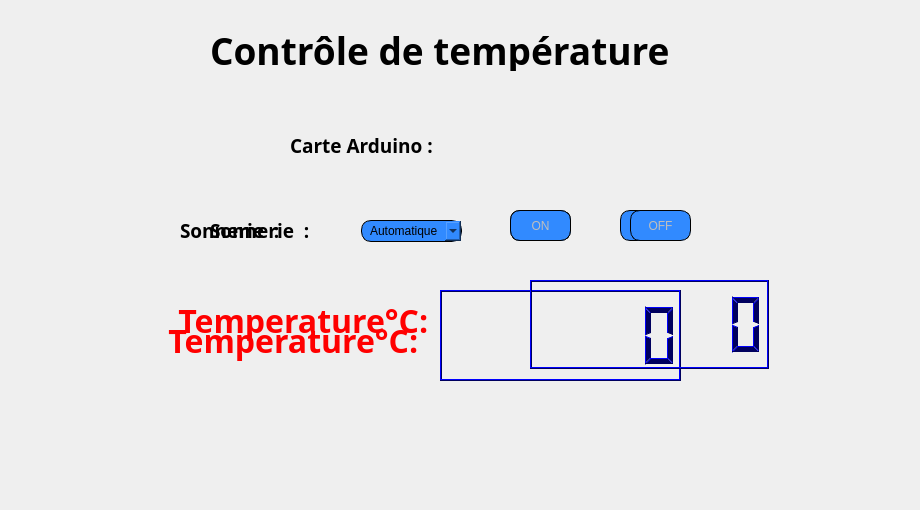
     <widget class="QWidget" name="tab_16">
      <attribute name="icon">
       <iconset resource="projet.qrc">
        <normaloff>:/images/temperature.png</normaloff>:/images/temperature.png</iconset>
      </attribute>
      <attribute name="title">
       <string>Contrôle de température</string>
      </attribute>
      <widget class="QPushButton" name="buttonon_2">
       <property name="enabled">
        <bool>false</bool>
       </property>
       <property name="geometry">
        <rect>
         <x>510</x>
         <y>210</y>
         <width>61</width>
         <height>31</height>
        </rect>
       </property>
       <property name="styleSheet">
        <string notr="true">	border: 1px solid black;
border-radius: 10px;
padding: 0 8px;
background: #318aff;
font: bold, &quot;Arial&quot;;;
text-align:center;</string>
       </property>
       <property name="text">
        <string>ON</string>
       </property>
      </widget>
      <widget class="QLabel" name="temp_label_4">
       <property name="geometry">
        <rect>
         <x>210</x>
         <y>210</y>
         <width>111</width>
         <height>41</height>
        </rect>
       </property>
       <property name="font">
        <font>
         <family>Trebuchet MS</family>
         <pointsize>14</pointsize>
         <weight>75</weight>
         <bold>true</bold>
        </font>
       </property>
       <property name="text">
        <string>Sonnerie  :</string>
       </property>
      </widget>
      <widget class="QWidget" name="layoutWidget_3">
       <property name="geometry">
        <rect>
         <x>440</x>
         <y>290</y>
         <width>241</width>
         <height>91</height>
        </rect>
       </property>
       <layout class="QHBoxLayout" name="horizontalLayout_2">
        <item>
         <widget class="QLCDNumber" name="temp_lcdNumber_2">
          <property name="palette">
           <palette>
            <active>
             <colorrole role="WindowText">
              <brush brushstyle="SolidPattern">
               <color alpha="255">
                <red>0</red>
                <green>0</green>
                <blue>94</blue>
               </color>
              </brush>
             </colorrole>
             <colorrole role="Button">
              <brush brushstyle="SolidPattern">
               <color alpha="255">
                <red>110</red>
                <green>165</green>
                <blue>165</blue>
               </color>
              </brush>
             </colorrole>
             <colorrole role="Light">
              <brush brushstyle="SolidPattern">
               <color alpha="255">
                <red>0</red>
                <green>0</green>
                <blue>255</blue>
               </color>
              </brush>
             </colorrole>
             <colorrole role="Dark">
              <brush brushstyle="SolidPattern">
               <color alpha="255">
                <red>0</red>
                <green>0</green>
                <blue>94</blue>
               </color>
              </brush>
             </colorrole>
             <colorrole role="Text">
              <brush brushstyle="SolidPattern">
               <color alpha="255">
                <red>60</red>
                <green>60</green>
                <blue>60</blue>
               </color>
              </brush>
             </colorrole>
             <colorrole role="ButtonText">
              <brush brushstyle="SolidPattern">
               <color alpha="255">
                <red>76</red>
                <green>76</green>
                <blue>76</blue>
               </color>
              </brush>
             </colorrole>
             <colorrole role="Base">
              <brush brushstyle="SolidPattern">
               <color alpha="255">
                <red>110</red>
                <green>165</green>
                <blue>165</blue>
               </color>
              </brush>
             </colorrole>
             <colorrole role="Window">
              <brush brushstyle="SolidPattern">
               <color alpha="255">
                <red>110</red>
                <green>165</green>
                <blue>165</blue>
               </color>
              </brush>
             </colorrole>
             <colorrole role="PlaceholderText">
              <brush brushstyle="NoBrush">
               <color alpha="128">
                <red>60</red>
                <green>60</green>
                <blue>60</blue>
               </color>
              </brush>
             </colorrole>
            </active>
            <inactive>
             <colorrole role="WindowText">
              <brush brushstyle="SolidPattern">
               <color alpha="255">
                <red>0</red>
                <green>0</green>
                <blue>94</blue>
               </color>
              </brush>
             </colorrole>
             <colorrole role="Button">
              <brush brushstyle="SolidPattern">
               <color alpha="255">
                <red>110</red>
                <green>165</green>
                <blue>165</blue>
               </color>
              </brush>
             </colorrole>
             <colorrole role="Light">
              <brush brushstyle="SolidPattern">
               <color alpha="255">
                <red>0</red>
                <green>0</green>
                <blue>255</blue>
               </color>
              </brush>
             </colorrole>
             <colorrole role="Dark">
              <brush brushstyle="SolidPattern">
               <color alpha="255">
                <red>0</red>
                <green>0</green>
                <blue>94</blue>
               </color>
              </brush>
             </colorrole>
             <colorrole role="Text">
              <brush brushstyle="SolidPattern">
               <color alpha="255">
                <red>60</red>
                <green>60</green>
                <blue>60</blue>
               </color>
              </brush>
             </colorrole>
             <colorrole role="ButtonText">
              <brush brushstyle="SolidPattern">
               <color alpha="255">
                <red>76</red>
                <green>76</green>
                <blue>76</blue>
               </color>
              </brush>
             </colorrole>
             <colorrole role="Base">
              <brush brushstyle="SolidPattern">
               <color alpha="255">
                <red>110</red>
                <green>165</green>
                <blue>165</blue>
               </color>
              </brush>
             </colorrole>
             <colorrole role="Window">
              <brush brushstyle="SolidPattern">
               <color alpha="255">
                <red>110</red>
                <green>165</green>
                <blue>165</blue>
               </color>
              </brush>
             </colorrole>
             <colorrole role="PlaceholderText">
              <brush brushstyle="NoBrush">
               <color alpha="128">
                <red>60</red>
                <green>60</green>
                <blue>60</blue>
               </color>
              </brush>
             </colorrole>
            </inactive>
            <disabled>
             <colorrole role="WindowText">
              <brush brushstyle="SolidPattern">
               <color alpha="255">
                <red>0</red>
                <green>0</green>
                <blue>94</blue>
               </color>
              </brush>
             </colorrole>
             <colorrole role="Button">
              <brush brushstyle="SolidPattern">
               <color alpha="255">
                <red>110</red>
                <green>165</green>
                <blue>165</blue>
               </color>
              </brush>
             </colorrole>
             <colorrole role="Light">
              <brush brushstyle="SolidPattern">
               <color alpha="255">
                <red>0</red>
                <green>0</green>
                <blue>255</blue>
               </color>
              </brush>
             </colorrole>
             <colorrole role="Dark">
              <brush brushstyle="SolidPattern">
               <color alpha="255">
                <red>0</red>
                <green>0</green>
                <blue>94</blue>
               </color>
              </brush>
             </colorrole>
             <colorrole role="Text">
              <brush brushstyle="SolidPattern">
               <color alpha="255">
                <red>0</red>
                <green>0</green>
                <blue>94</blue>
               </color>
              </brush>
             </colorrole>
             <colorrole role="ButtonText">
              <brush brushstyle="SolidPattern">
               <color alpha="255">
                <red>0</red>
                <green>0</green>
                <blue>94</blue>
               </color>
              </brush>
             </colorrole>
             <colorrole role="Base">
              <brush brushstyle="SolidPattern">
               <color alpha="255">
                <red>110</red>
                <green>165</green>
                <blue>165</blue>
               </color>
              </brush>
             </colorrole>
             <colorrole role="Window">
              <brush brushstyle="SolidPattern">
               <color alpha="255">
                <red>110</red>
                <green>165</green>
                <blue>165</blue>
               </color>
              </brush>
             </colorrole>
             <colorrole role="PlaceholderText">
              <brush brushstyle="NoBrush">
               <color alpha="128">
                <red>60</red>
                <green>60</green>
                <blue>60</blue>
               </color>
              </brush>
             </colorrole>
            </disabled>
           </palette>
          </property>
          <property name="styleSheet">
           <string notr="true"/>
          </property>
          <property name="digitCount">
           <number>7</number>
          </property>
         </widget>
        </item>
       </layout>
      </widget>
      <widget class="QLabel" name="label_alert">
       <property name="geometry">
        <rect>
         <x>210</x>
         <y>390</y>
         <width>491</width>
         <height>51</height>
        </rect>
       </property>
       <property name="font">
        <font>
         <pointsize>26</pointsize>
         <weight>75</weight>
         <bold>true</bold>
        </font>
       </property>
       <property name="styleSheet">
        <string notr="true">color:RED;</string>
       </property>
       <property name="text">
        <string/>
       </property>
      </widget>
      <widget class="QLabel" name="temp_label_5">
       <property name="geometry">
        <rect>
         <x>160</x>
         <y>310</y>
         <width>261</width>
         <height>61</height>
        </rect>
       </property>
       <property name="font">
        <font>
         <family>Trebuchet MS</family>
         <pointsize>24</pointsize>
         <weight>75</weight>
         <bold>true</bold>
         <underline>false</underline>
        </font>
       </property>
       <property name="styleSheet">
        <string notr="true">color: rgb(255, 0, 0);</string>
       </property>
       <property name="text">
        <string> Temperature°C:</string>
       </property>
       <property name="textFormat">
        <enum>Qt::AutoText</enum>
       </property>
      </widget>
      <widget class="QPushButton" name="buttonoff_2">
       <property name="enabled">
        <bool>false</bool>
       </property>
       <property name="geometry">
        <rect>
         <x>620</x>
         <y>210</y>
         <width>61</width>
         <height>31</height>
        </rect>
       </property>
       <property name="styleSheet">
        <string notr="true">	border: 1px solid black;
border-radius: 10px;
padding: 0 8px;
background: #318aff;
font: bold, &quot;Arial&quot;;;
text-align:center;</string>
       </property>
       <property name="text">
        <string>OFF</string>
       </property>
      </widget>
      <widget class="QLabel" name="label_controle_temp">
       <property name="geometry">
        <rect>
         <x>210</x>
         <y>30</y>
         <width>551</width>
         <height>41</height>
        </rect>
       </property>
       <property name="font">
        <font>
         <family>Trebuchet MS</family>
         <pointsize>28</pointsize>
         <weight>75</weight>
         <bold>true</bold>
        </font>
       </property>
       <property name="text">
        <string>Contrôle de température</string>
       </property>
       <property name="textFormat">
        <enum>Qt::AutoText</enum>
       </property>
      </widget>
      <widget class="QLabel" name="label_temp">
       <property name="geometry">
        <rect>
         <x>150</x>
         <y>80</y>
         <width>711</width>
         <height>391</height>
        </rect>
       </property>
       <property name="text">
        <string/>
       </property>
       <property name="pixmap">
        <pixmap resource="projet.qrc">:/images/imf.jpg</pixmap>
       </property>
      </widget>
      <widget class="QLabel" name="label_historrys">
       <property name="geometry">
        <rect>
         <x>0</x>
         <y>0</y>
         <width>911</width>
         <height>501</height>
        </rect>
       </property>
       <property name="text">
        <string/>
       </property>
       <property name="pixmap">
        <pixmap resource="projet.qrc">:/images/haya.png</pixmap>
       </property>
      </widget>
      <widget class="QLabel" name="temp_label_7">
       <property name="geometry">
        <rect>
         <x>290</x>
         <y>120</y>
         <width>151</width>
         <height>51</height>
        </rect>
       </property>
       <property name="font">
        <font>
         <family>Trebuchet MS</family>
         <pointsize>14</pointsize>
         <weight>75</weight>
         <bold>true</bold>
        </font>
       </property>
       <property name="text">
        <string>Carte Arduino :</string>
       </property>
      </widget>
      <widget class="QLabel" name="label_connect">
       <property name="geometry">
        <rect>
         <x>470</x>
         <y>120</y>
         <width>71</width>
         <height>41</height>
        </rect>
       </property>
       <property name="text">
        <string/>
       </property>
       <property name="pixmap">
        <pixmap resource="projet.qrc">:/images/usb.png</pixmap>
       </property>
       <property name="scaledContents">
        <bool>true</bool>
       </property>
      </widget>
      <widget class="QComboBox" name="combotype">
       <property name="geometry">
        <rect>
         <x>361</x>
         <y>220</y>
         <width>101</width>
         <height>22</height>
        </rect>
       </property>
       <property name="styleSheet">
        <string notr="true">	border: 1px solid black;
border-radius: 10px;
padding: 0 8px;
background: #318aff;
font: bold, &quot;Arial&quot;;;
text-align:center;</string>
       </property>
       <item>
        <property name="text">
         <string>Automatique</string>
        </property>
       </item>
       <item>
        <property name="text">
         <string>Manuelle</string>
        </property>
       </item>
      </widget>
      <widget class="QLabel" name="label_alert_3">
       <property name="geometry">
        <rect>
         <x>730</x>
         <y>400</y>
         <width>61</width>
         <height>51</height>
        </rect>
       </property>
       <property name="text">
        <string/>
       </property>
       <property name="pixmap">
        <pixmap resource="projet.qrc">:/images/thermometerr.png</pixmap>
       </property>
       <property name="scaledContents">
        <bool>true</bool>
       </property>
      </widget>
      <widget class="QLabel" name="label_etat_son">
       <property name="geometry">
        <rect>
         <x>760</x>
         <y>200</y>
         <width>51</width>
         <height>51</height>
        </rect>
       </property>
       <property name="text">
        <string/>
       </property>
       <property name="pixmap">
        <pixmap resource="projet.qrc">:/images/mute.png</pixmap>
       </property>
       <property name="scaledContents">
        <bool>true</bool>
       </property>
      </widget>
      <widget class="QLabel" name="label_141">
       <property name="geometry">
        <rect>
         <x>170</x>
         <y>120</y>
         <width>101</width>
         <height>51</height>
        </rect>
       </property>
       <property name="text">
        <string/>
       </property>
       <property name="pixmap">
        <pixmap resource="projet.qrc">:/images/arduino.png</pixmap>
       </property>
       <property name="scaledContents">
        <bool>true</bool>
       </property>
      </widget>
      <widget class="QPushButton" name="buttonon_son">
       <property name="enabled">
        <bool>false</bool>
       </property>
       <property name="geometry">
        <rect>
         <x>510</x>
         <y>210</y>
         <width>61</width>
         <height>31</height>
        </rect>
       </property>
       <property name="styleSheet">
        <string notr="true">	border: 1px solid black;
border-radius: 10px;
padding: 0 8px;
background: #318aff;
font: bold, &quot;Arial&quot;;;
text-align:center;</string>
       </property>
       <property name="text">
        <string>ON</string>
       </property>
      </widget>
      <widget class="QLabel" name="temp_label_6">
       <property name="geometry">
        <rect>
         <x>170</x>
         <y>290</y>
         <width>321</width>
         <height>61</height>
        </rect>
       </property>
       <property name="font">
        <font>
         <family>Trebuchet MS</family>
         <pointsize>24</pointsize>
         <weight>75</weight>
         <bold>true</bold>
         <underline>false</underline>
        </font>
       </property>
       <property name="styleSheet">
        <string notr="true">color: rgb(255, 0, 0);</string>
       </property>
       <property name="text">
        <string> Temperature°C:</string>
       </property>
       <property name="textFormat">
        <enum>Qt::AutoText</enum>
       </property>
      </widget>
      <widget class="QLabel" name="temp_label_8">
       <property name="geometry">
        <rect>
         <x>180</x>
         <y>210</y>
         <width>111</width>
         <height>41</height>
        </rect>
       </property>
       <property name="font">
        <font>
         <family>Trebuchet MS</family>
         <pointsize>14</pointsize>
         <weight>75</weight>
         <bold>true</bold>
        </font>
       </property>
       <property name="text">
        <string>Sonnerie  :</string>
       </property>
      </widget>
      <widget class="QPushButton" name="buttonoff_son">
       <property name="enabled">
        <bool>false</bool>
       </property>
       <property name="geometry">
        <rect>
         <x>630</x>
         <y>210</y>
         <width>61</width>
         <height>31</height>
        </rect>
       </property>
       <property name="styleSheet">
        <string notr="true">	border: 1px solid black;
border-radius: 10px;
padding: 0 8px;
background: #318aff;
font: bold, &quot;Arial&quot;;;
text-align:center;</string>
       </property>
       <property name="text">
        <string>OFF</string>
       </property>
      </widget>
      <widget class="QLabel" name="label_alert_temp">
       <property name="geometry">
        <rect>
         <x>780</x>
         <y>400</y>
         <width>61</width>
         <height>51</height>
        </rect>
       </property>
       <property name="text">
        <string/>
       </property>
       <property name="pixmap">
        <pixmap resource="projet.qrc">:/images/thermometerr.png</pixmap>
       </property>
       <property name="scaledContents">
        <bool>true</bool>
       </property>
      </widget>
      <widget class="QLabel" name="label_144">
       <property name="geometry">
        <rect>
         <x>170</x>
         <y>120</y>
         <width>101</width>
         <height>51</height>
        </rect>
       </property>
       <property name="text">
        <string/>
       </property>
       <property name="pixmap">
        <pixmap resource="projet.qrc">:/images/arduino.png</pixmap>
       </property>
       <property name="scaledContents">
        <bool>true</bool>
       </property>
      </widget>
      <widget class="QLCDNumber" name="afficheur_temp">
       <property name="geometry">
        <rect>
         <x>530</x>
         <y>280</y>
         <width>239</width>
         <height>89</height>
        </rect>
       </property>
       <property name="palette">
        <palette>
         <active>
          <colorrole role="WindowText">
           <brush brushstyle="SolidPattern">
            <color alpha="255">
             <red>0</red>
             <green>0</green>
             <blue>94</blue>
            </color>
           </brush>
          </colorrole>
          <colorrole role="Button">
           <brush brushstyle="SolidPattern">
            <color alpha="255">
             <red>110</red>
             <green>165</green>
             <blue>165</blue>
            </color>
           </brush>
          </colorrole>
          <colorrole role="Light">
           <brush brushstyle="SolidPattern">
            <color alpha="255">
             <red>0</red>
             <green>0</green>
             <blue>255</blue>
            </color>
           </brush>
          </colorrole>
          <colorrole role="Dark">
           <brush brushstyle="SolidPattern">
            <color alpha="255">
             <red>0</red>
             <green>0</green>
             <blue>94</blue>
            </color>
           </brush>
          </colorrole>
          <colorrole role="Text">
           <brush brushstyle="SolidPattern">
            <color alpha="255">
             <red>60</red>
             <green>60</green>
             <blue>60</blue>
            </color>
           </brush>
          </colorrole>
          <colorrole role="ButtonText">
           <brush brushstyle="SolidPattern">
            <color alpha="255">
             <red>76</red>
             <green>76</green>
             <blue>76</blue>
            </color>
           </brush>
          </colorrole>
          <colorrole role="Base">
           <brush brushstyle="SolidPattern">
            <color alpha="255">
             <red>110</red>
             <green>165</green>
             <blue>165</blue>
            </color>
           </brush>
          </colorrole>
          <colorrole role="Window">
           <brush brushstyle="SolidPattern">
            <color alpha="255">
             <red>110</red>
             <green>165</green>
             <blue>165</blue>
            </color>
           </brush>
          </colorrole>
          <colorrole role="PlaceholderText">
           <brush brushstyle="NoBrush">
            <color alpha="128">
             <red>60</red>
             <green>60</green>
             <blue>60</blue>
            </color>
           </brush>
          </colorrole>
         </active>
         <inactive>
          <colorrole role="WindowText">
           <brush brushstyle="SolidPattern">
            <color alpha="255">
             <red>0</red>
             <green>0</green>
             <blue>94</blue>
            </color>
           </brush>
          </colorrole>
          <colorrole role="Button">
           <brush brushstyle="SolidPattern">
            <color alpha="255">
             <red>110</red>
             <green>165</green>
             <blue>165</blue>
            </color>
           </brush>
          </colorrole>
          <colorrole role="Light">
           <brush brushstyle="SolidPattern">
            <color alpha="255">
             <red>0</red>
             <green>0</green>
             <blue>255</blue>
            </color>
           </brush>
          </colorrole>
          <colorrole role="Dark">
           <brush brushstyle="SolidPattern">
            <color alpha="255">
             <red>0</red>
             <green>0</green>
             <blue>94</blue>
            </color>
           </brush>
          </colorrole>
          <colorrole role="Text">
           <brush brushstyle="SolidPattern">
            <color alpha="255">
             <red>60</red>
             <green>60</green>
             <blue>60</blue>
            </color>
           </brush>
          </colorrole>
          <colorrole role="ButtonText">
           <brush brushstyle="SolidPattern">
            <color alpha="255">
             <red>76</red>
             <green>76</green>
             <blue>76</blue>
            </color>
           </brush>
          </colorrole>
          <colorrole role="Base">
           <brush brushstyle="SolidPattern">
            <color alpha="255">
             <red>110</red>
             <green>165</green>
             <blue>165</blue>
            </color>
           </brush>
          </colorrole>
          <colorrole role="Window">
           <brush brushstyle="SolidPattern">
            <color alpha="255">
             <red>110</red>
             <green>165</green>
             <blue>165</blue>
            </color>
           </brush>
          </colorrole>
          <colorrole role="PlaceholderText">
           <brush brushstyle="NoBrush">
            <color alpha="128">
             <red>60</red>
             <green>60</green>
             <blue>60</blue>
            </color>
           </brush>
          </colorrole>
         </inactive>
         <disabled>
          <colorrole role="WindowText">
           <brush brushstyle="SolidPattern">
            <color alpha="255">
             <red>0</red>
             <green>0</green>
             <blue>94</blue>
            </color>
           </brush>
          </colorrole>
          <colorrole role="Button">
           <brush brushstyle="SolidPattern">
            <color alpha="255">
             <red>110</red>
             <green>165</green>
             <blue>165</blue>
            </color>
           </brush>
          </colorrole>
          <colorrole role="Light">
           <brush brushstyle="SolidPattern">
            <color alpha="255">
             <red>0</red>
             <green>0</green>
             <blue>255</blue>
            </color>
           </brush>
          </colorrole>
          <colorrole role="Dark">
           <brush brushstyle="SolidPattern">
            <color alpha="255">
             <red>0</red>
             <green>0</green>
             <blue>94</blue>
            </color>
           </brush>
          </colorrole>
          <colorrole role="Text">
           <brush brushstyle="SolidPattern">
            <color alpha="255">
             <red>0</red>
             <green>0</green>
             <blue>94</blue>
            </color>
           </brush>
          </colorrole>
          <colorrole role="ButtonText">
           <brush brushstyle="SolidPattern">
            <color alpha="255">
             <red>0</red>
             <green>0</green>
             <blue>94</blue>
            </color>
           </brush>
          </colorrole>
          <colorrole role="Base">
           <brush brushstyle="SolidPattern">
            <color alpha="255">
             <red>110</red>
             <green>165</green>
             <blue>165</blue>
            </color>
           </brush>
          </colorrole>
          <colorrole role="Window">
           <brush brushstyle="SolidPattern">
            <color alpha="255">
             <red>110</red>
             <green>165</green>
             <blue>165</blue>
            </color>
           </brush>
          </colorrole>
          <colorrole role="PlaceholderText">
           <brush brushstyle="NoBrush">
            <color alpha="128">
             <red>60</red>
             <green>60</green>
             <blue>60</blue>
            </color>
           </brush>
          </colorrole>
         </disabled>
        </palette>
       </property>
       <property name="styleSheet">
        <string notr="true"/>
       </property>
       <property name="digitCount">
        <number>7</number>
       </property>
      </widget>
      <zorder>buttonon_2</zorder>
      <zorder>temp_label_4</zorder>
      <zorder>layoutWidget_3</zorder>
      <zorder>temp_label_5</zorder>
      <zorder>buttonoff_2</zorder>
      <zorder>label_alert_3</zorder>
      <zorder>label_141</zorder>
      <zorder>label_historrys</zorder>
      <zorder>label_temp</zorder>
      <zorder>label_alert</zorder>
      <zorder>label_controle_temp</zorder>
      <zorder>temp_label_7</zorder>
      <zorder>label_connect</zorder>
      <zorder>combotype</zorder>
      <zorder>label_etat_son</zorder>
      <zorder>buttonon_son</zorder>
      <zorder>temp_label_6</zorder>
      <zorder>temp_label_8</zorder>
      <zorder>buttonoff_son</zorder>
      <zorder>label_alert_temp</zorder>
      <zorder>label_144</zorder>
      <zorder>afficheur_temp</zorder>
     </widget>
